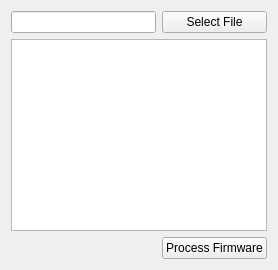
        <widget class="QWidget" name="tab_4">
         <attribute name="title">
          <string>OTA Update</string>
         </attribute>
         <layout class="QGridLayout" name="gridLayout_14">
          <item row="0" column="0">
           <layout class="QGridLayout" name="gridLayout_13">
            <item row="2" column="1">
             <widget class="QPushButton" name="pushButton_3">
              <property name="text">
               <string>Process Firmware</string>
              </property>
             </widget>
            </item>
            <item row="0" column="1">
             <widget class="QPushButton" name="firmwareSelectButton">
              <property name="text">
               <string>Select File</string>
              </property>
             </widget>
            </item>
            <item row="0" column="0">
             <widget class="QLineEdit" name="firmwarePath">
              <property name="readOnly">
               <bool>true</bool>
              </property>
             </widget>
            </item>
            <item row="1" column="0" colspan="2">
             <widget class="QTextEdit" name="FirmwareTextEdit">
              <property name="readOnly">
               <bool>true</bool>
              </property>
              <property name="html">
               <string>&lt;!DOCTYPE HTML PUBLIC &quot;-//W3C//DTD HTML 4.0//EN&quot; &quot;http://www.w3.org/TR/REC-html40/strict.dtd&quot;&gt;
&lt;html&gt;&lt;head&gt;&lt;meta name=&quot;qrichtext&quot; content=&quot;1&quot; /&gt;&lt;style type=&quot;text/css&quot;&gt;
p, li { white-space: pre-wrap; }
&lt;/style&gt;&lt;/head&gt;&lt;body style=&quot; font-family:'.AppleSystemUIFont'; font-size:13pt; font-weight:400; font-style:normal;&quot;&gt;
&lt;p style=&quot;-qt-paragraph-type:empty; margin-top:0px; margin-bottom:0px; margin-left:0px; margin-right:0px; -qt-block-indent:0; text-indent:0px; font-family:'.SF NS Text';&quot;&gt;&lt;br /&gt;&lt;/p&gt;&lt;/body&gt;&lt;/html&gt;</string>
              </property>
             </widget>
            </item>
           </layout>
          </item>
         </layout>
        </widget>
